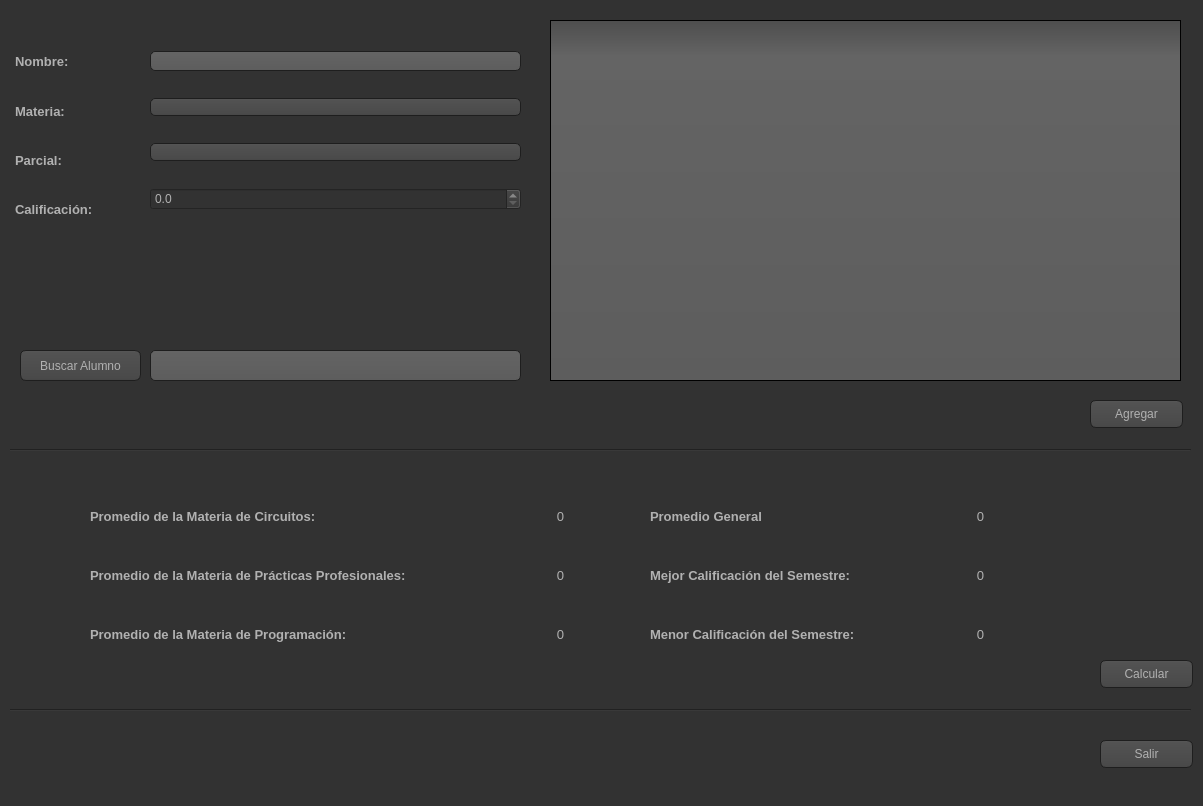
 <widget class="QMainWindow" name="MainWindow">
  <property name="geometry">
   <rect>
    <x>0</x>
    <y>0</y>
    <width>1203</width>
    <height>806</height>
   </rect>
  </property>
  <property name="windowTitle">
   <string>MainWindow</string>
  </property>
  <property name="windowIcon">
   <iconset>
    <normaloff>img/2uY0hj74_400x400.ico</normaloff>img/2uY0hj74_400x400.ico</iconset>
  </property>
  <property name="styleSheet">
   <string notr="true">QToolTip
{
     border: 1px solid black;
     background-color: #ffa02f;
     padding: 1px;
     border-radius: 3px;
     opacity: 100;
}

QWidget
{
    color: #b1b1b1;
    background-color: #323232;
}

QWidget:item:hover
{
    background-color: QLinearGradient( x1: 0, y1: 0, x2: 0, y2: 1, stop: 0 #ffa02f, stop: 1 #ca0619);
    color: #000000;
}

QWidget:item:selected
{
    background-color: QLinearGradient( x1: 0, y1: 0, x2: 0, y2: 1, stop: 0 #ffa02f, stop: 1 #d7801a);
}

QMenuBar::item
{
    background: transparent;
}

QMenuBar::item:selected
{
    background: transparent;
    border: 1px solid #ffaa00;
}

QMenuBar::item:pressed
{
    background: #444;
    border: 1px solid #000;
    background-color: QLinearGradient(
        x1:0, y1:0,
        x2:0, y2:1,
        stop:1 #212121,
        stop:0.4 #343434/*,
        stop:0.2 #343434,
        stop:0.1 #ffaa00*/
    );
    margin-bottom:-1px;
    padding-bottom:1px;
}

QMenu
{
    border: 1px solid #000;
}

QMenu::item
{
    padding: 2px 20px 2px 20px;
}

QMenu::item:selected
{
    color: #000000;
}

QWidget:disabled
{
    color: #404040;
    background-color: #323232;
}

QAbstractItemView
{
    background-color: QLinearGradient( x1: 0, y1: 0, x2: 0, y2: 1, stop: 0 #4d4d4d, stop: 0.1 #646464, stop: 1 #5d5d5d);
}

QWidget:focus
{
    /*border: 2px solid QLinearGradient( x1: 0, y1: 0, x2: 0, y2: 1, stop: 0 #ffa02f, stop: 1 #d7801a);*/
}

QLineEdit
{
    background-color: QLinearGradient( x1: 0, y1: 0, x2: 0, y2: 1, stop: 0 #4d4d4d, stop: 0 #646464, stop: 1 #5d5d5d);
    padding: 1px;
    border-style: solid;
    border: 1px solid #1e1e1e;
    border-radius: 5;
}

QPushButton
{
    color: #b1b1b1;
    background-color: QLinearGradient( x1: 0, y1: 0, x2: 0, y2: 1, stop: 0 #565656, stop: 0.1 #525252, stop: 0.5 #4e4e4e, stop: 0.9 #4a4a4a, stop: 1 #464646);
    border-width: 1px;
    border-color: #1e1e1e;
    border-style: solid;
    border-radius: 6;
    padding: 3px;
    font-size: 12px;
    padding-left: 5px;
    padding-right: 5px;
}

QPushButton:pressed
{
    background-color: QLinearGradient( x1: 0, y1: 0, x2: 0, y2: 1, stop: 0 #2d2d2d, stop: 0.1 #2b2b2b, stop: 0.5 #292929, stop: 0.9 #282828, stop: 1 #252525);
}

QComboBox
{
    selection-background-color: #ffaa00;
    background-color: QLinearGradient( x1: 0, y1: 0, x2: 0, y2: 1, stop: 0 #565656, stop: 0.1 #525252, stop: 0.5 #4e4e4e, stop: 0.9 #4a4a4a, stop: 1 #464646);
    border-style: solid;
    border: 1px solid #1e1e1e;
    border-radius: 5;
}

QComboBox:hover,QPushButton:hover
{
    border: 2px solid QLinearGradient( x1: 0, y1: 0, x2: 0, y2: 1, stop: 0 #ffa02f, stop: 1 #d7801a);
}


QComboBox:on
{
    padding-top: 3px;
    padding-left: 4px;
    background-color: QLinearGradient( x1: 0, y1: 0, x2: 0, y2: 1, stop: 0 #2d2d2d, stop: 0.1 #2b2b2b, stop: 0.5 #292929, stop: 0.9 #282828, stop: 1 #252525);
    selection-background-color: #ffaa00;
}

QComboBox QAbstractItemView
{
    border: 2px solid darkgray;
    selection-background-color: QLinearGradient( x1: 0, y1: 0, x2: 0, y2: 1, stop: 0 #ffa02f, stop: 1 #d7801a);
}

QComboBox::drop-down
{
     subcontrol-origin: padding;
     subcontrol-position: top right;
     width: 15px;

     border-left-width: 0px;
     border-left-color: darkgray;
     border-left-style: solid; /* just a single line */
     border-top-right-radius: 3px; /* same radius as the QComboBox */
     border-bottom-right-radius: 3px;
 }

QComboBox::down-arrow
{
     image: url(:/down_arrow.png);
}

QGroupBox:focus
{
border: 2px solid QLinearGradient( x1: 0, y1: 0, x2: 0, y2: 1, stop: 0 #ffa02f, stop: 1 #d7801a);
}

QTextEdit:focus
{
    border: 2px solid QLinearGradient( x1: 0, y1: 0, x2: 0, y2: 1, stop: 0 #ffa02f, stop: 1 #d7801a);
}

QScrollBar:horizontal {
     border: 1px solid #222222;
     background: QLinearGradient( x1: 0, y1: 0, x2: 0, y2: 1, stop: 0.0 #121212, stop: 0.2 #282828, stop: 1 #484848);
     height: 7px;
     margin: 0px 16px 0 16px;
}

QScrollBar::handle:horizontal
{
      background: QLinearGradient( x1: 0, y1: 0, x2: 1, y2: 0, stop: 0 #ffa02f, stop: 0.5 #d7801a, stop: 1 #ffa02f);
      min-height: 20px;
      border-radius: 2px;
}

QScrollBar::add-line:horizontal {
      border: 1px solid #1b1b19;
      border-radius: 2px;
      background: QLinearGradient( x1: 0, y1: 0, x2: 1, y2: 0, stop: 0 #ffa02f, stop: 1 #d7801a);
      width: 14px;
      subcontrol-position: right;
      subcontrol-origin: margin;
}

QScrollBar::sub-line:horizontal {
      border: 1px solid #1b1b19;
      border-radius: 2px;
      background: QLinearGradient( x1: 0, y1: 0, x2: 1, y2: 0, stop: 0 #ffa02f, stop: 1 #d7801a);
      width: 14px;
     subcontrol-position: left;
     subcontrol-origin: margin;
}

QScrollBar::right-arrow:horizontal, QScrollBar::left-arrow:horizontal
{
      border: 1px solid black;
      width: 1px;
      height: 1px;
      background: white;
}

QScrollBar::add-page:horizontal, QScrollBar::sub-page:horizontal
{
      background: none;
}

QScrollBar:vertical
{
      background: QLinearGradient( x1: 0, y1: 0, x2: 1, y2: 0, stop: 0.0 #121212, stop: 0.2 #282828, stop: 1 #484848);
      width: 7px;
      margin: 16px 0 16px 0;
      border: 1px solid #222222;
}

QScrollBar::handle:vertical
{
      background: QLinearGradient( x1: 0, y1: 0, x2: 0, y2: 1, stop: 0 #ffa02f, stop: 0.5 #d7801a, stop: 1 #ffa02f);
      min-height: 20px;
      border-radius: 2px;
}

QScrollBar::add-line:vertical
{
      border: 1px solid #1b1b19;
      border-radius: 2px;
      background: QLinearGradient( x1: 0, y1: 0, x2: 0, y2: 1, stop: 0 #ffa02f, stop: 1 #d7801a);
      height: 14px;
      subcontrol-position: bottom;
      subcontrol-origin: margin;
}

QScrollBar::sub-line:vertical
{
      border: 1px solid #1b1b19;
      border-radius: 2px;
      background: QLinearGradient( x1: 0, y1: 0, x2: 0, y2: 1, stop: 0 #d7801a, stop: 1 #ffa02f);
      height: 14px;
      subcontrol-position: top;
      subcontrol-origin: margin;
}

QScrollBar::up-arrow:vertical, QScrollBar::down-arrow:vertical
{
      border: 1px solid black;
      width: 1px;
      height: 1px;
      background: white;
}


QScrollBar::add-page:vertical, QScrollBar::sub-page:vertical
{
      background: none;
}

QTextEdit
{
    background-color: #242424;
}

QPlainTextEdit
{
    background-color: #242424;
}

QHeaderView::section
{
    background-color: QLinearGradient(x1:0, y1:0, x2:0, y2:1, stop:0 #616161, stop: 0.5 #505050, stop: 0.6 #434343, stop:1 #656565);
    color: white;
    padding-left: 4px;
    border: 1px solid #6c6c6c;
}

QCheckBox:disabled
{
color: #414141;
}

QDockWidget::title
{
    text-align: center;
    spacing: 3px; /* spacing between items in the tool bar */
    background-color: QLinearGradient(x1:0, y1:0, x2:0, y2:1, stop:0 #323232, stop: 0.5 #242424, stop:1 #323232);
}

QDockWidget::close-button, QDockWidget::float-button
{
    text-align: center;
    spacing: 1px; /* spacing between items in the tool bar */
    background-color: QLinearGradient(x1:0, y1:0, x2:0, y2:1, stop:0 #323232, stop: 0.5 #242424, stop:1 #323232);
}

QDockWidget::close-button:hover, QDockWidget::float-button:hover
{
    background: #242424;
}

QDockWidget::close-button:pressed, QDockWidget::float-button:pressed
{
    padding: 1px -1px -1px 1px;
}

QMainWindow::separator
{
    background-color: QLinearGradient(x1:0, y1:0, x2:0, y2:1, stop:0 #161616, stop: 0.5 #151515, stop: 0.6 #212121, stop:1 #343434);
    color: white;
    padding-left: 4px;
    border: 1px solid #4c4c4c;
    spacing: 3px; /* spacing between items in the tool bar */
}

QMainWindow::separator:hover
{

    background-color: QLinearGradient(x1:0, y1:0, x2:0, y2:1, stop:0 #d7801a, stop:0.5 #b56c17 stop:1 #ffa02f);
    color: white;
    padding-left: 4px;
    border: 1px solid #6c6c6c;
    spacing: 3px; /* spacing between items in the tool bar */
}

QToolBar::handle
{
     spacing: 3px; /* spacing between items in the tool bar */
     background: url(:/images/handle.png);
}

QMenu::separator
{
    height: 2px;
    background-color: QLinearGradient(x1:0, y1:0, x2:0, y2:1, stop:0 #161616, stop: 0.5 #151515, stop: 0.6 #212121, stop:1 #343434);
    color: white;
    padding-left: 4px;
    margin-left: 10px;
    margin-right: 5px;
}

QProgressBar
{
    border: 2px solid grey;
    border-radius: 5px;
    text-align: center;
}

QProgressBar::chunk
{
    background-color: #d7801a;
    width: 2.15px;
    margin: 0.5px;
}

QTabBar::tab {
    color: #b1b1b1;
    border: 1px solid #444;
    border-bottom-style: none;
    background-color: #323232;
    padding-left: 10px;
    padding-right: 10px;
    padding-top: 3px;
    padding-bottom: 2px;
    margin-right: -1px;
}

QTabWidget::pane {
    border: 1px solid #444;
    top: 1px;
}

QTabBar::tab:last
{
    margin-right: 0; /* the last selected tab has nothing to overlap with on the right */
    border-top-right-radius: 3px;
}

QTabBar::tab:first:!selected
{
 margin-left: 0px; /* the last selected tab has nothing to overlap with on the right */


    border-top-left-radius: 3px;
}

QTabBar::tab:!selected
{
    color: #b1b1b1;
    border-bottom-style: solid;
    margin-top: 3px;
    background-color: QLinearGradient(x1:0, y1:0, x2:0, y2:1, stop:1 #212121, stop:.4 #343434);
}

QTabBar::tab:selected
{
    border-top-left-radius: 3px;
    border-top-right-radius: 3px;
    margin-bottom: 0px;
}

QTabBar::tab:!selected:hover
{
    /*border-top: 2px solid #ffaa00;
    padding-bottom: 3px;*/
    border-top-left-radius: 3px;
    border-top-right-radius: 3px;
    background-color: QLinearGradient(x1:0, y1:0, x2:0, y2:1, stop:1 #212121, stop:0.4 #343434, stop:0.2 #343434, stop:0.1 #ffaa00);
}

QRadioButton::indicator:checked, QRadioButton::indicator:unchecked{
    color: #b1b1b1;
    background-color: #323232;
    border: 1px solid #b1b1b1;
    border-radius: 6px;
}

QRadioButton::indicator:checked
{
    background-color: qradialgradient(
        cx: 0.5, cy: 0.5,
        fx: 0.5, fy: 0.5,
        radius: 1.0,
        stop: 0.25 #ffaa00,
        stop: 0.3 #323232
    );
}

QCheckBox::indicator{
    color: #b1b1b1;
    background-color: #323232;
    border: 1px solid #b1b1b1;
    width: 9px;
    height: 9px;
}

QRadioButton::indicator
{
    border-radius: 6px;
}

QRadioButton::indicator:hover, QCheckBox::indicator:hover
{
    border: 1px solid #ffaa00;
}

QCheckBox::indicator:checked
{
    image:url(:/images/checkbox.png);
}

QCheckBox::indicator:disabled, QRadioButton::indicator:disabled
{
    border: 1px solid #444;
}</string>
  </property>
  <widget class="QWidget" name="centralwidget">
   <widget class="QPushButton" name="btnBuscarAlumno">
    <property name="geometry">
     <rect>
      <x>20</x>
      <y>350</y>
      <width>121</width>
      <height>31</height>
     </rect>
    </property>
    <property name="font">
     <font>
      <pointsize>-1</pointsize>
     </font>
    </property>
    <property name="text">
     <string>Buscar Alumno</string>
    </property>
   </widget>
   <widget class="QPushButton" name="btnSalir">
    <property name="geometry">
     <rect>
      <x>1100</x>
      <y>740</y>
      <width>93</width>
      <height>28</height>
     </rect>
    </property>
    <property name="font">
     <font>
      <pointsize>-1</pointsize>
     </font>
    </property>
    <property name="text">
     <string>Salir</string>
    </property>
   </widget>
   <widget class="QTableWidget" name="tblAlumnnos">
    <property name="geometry">
     <rect>
      <x>550</x>
      <y>20</y>
      <width>631</width>
      <height>361</height>
     </rect>
    </property>
    <property name="rowCount">
     <number>0</number>
    </property>
    <property name="columnCount">
     <number>0</number>
    </property>
   </widget>
   <widget class="QPushButton" name="btnAgregar">
    <property name="geometry">
     <rect>
      <x>1090</x>
      <y>400</y>
      <width>93</width>
      <height>28</height>
     </rect>
    </property>
    <property name="font">
     <font>
      <pointsize>-1</pointsize>
     </font>
    </property>
    <property name="text">
     <string>Agregar</string>
    </property>
   </widget>
   <widget class="QLineEdit" name="txtBuscar">
    <property name="geometry">
     <rect>
      <x>150</x>
      <y>350</y>
      <width>371</width>
      <height>31</height>
     </rect>
    </property>
   </widget>
   <widget class="Line" name="line">
    <property name="geometry">
     <rect>
      <x>10</x>
      <y>440</y>
      <width>1181</width>
      <height>20</height>
     </rect>
    </property>
    <property name="orientation">
     <enum>Qt::Horizontal</enum>
    </property>
   </widget>
   <widget class="Line" name="line_2">
    <property name="geometry">
     <rect>
      <x>10</x>
      <y>700</y>
      <width>1181</width>
      <height>20</height>
     </rect>
    </property>
    <property name="orientation">
     <enum>Qt::Horizontal</enum>
    </property>
   </widget>
   <widget class="QPushButton" name="btnCalcular">
    <property name="geometry">
     <rect>
      <x>1100</x>
      <y>660</y>
      <width>93</width>
      <height>28</height>
     </rect>
    </property>
    <property name="font">
     <font>
      <pointsize>-1</pointsize>
     </font>
    </property>
    <property name="text">
     <string>Calcular</string>
    </property>
   </widget>
   <widget class="QWidget" name="">
    <property name="geometry">
     <rect>
      <x>540</x>
      <y>490</y>
      <width>41</width>
      <height>171</height>
     </rect>
    </property>
    <layout class="QGridLayout" name="gridLayout">
     <item row="2" column="0">
      <widget class="QLabel" name="lblProgramacion">
       <property name="font">
        <font>
         <pointsize>10</pointsize>
        </font>
       </property>
       <property name="styleSheet">
        <string notr="true">QToolTip
{
     border: 1px solid black;
     background-color: #ffa02f;
     padding: 1px;
     border-radius: 3px;
     opacity: 100;
}

QWidget
{
    color: #b1b1b1;
    background-color: #323232;
}

QWidget:item:hover
{
    background-color: QLinearGradient( x1: 0, y1: 0, x2: 0, y2: 1, stop: 0 #ffa02f, stop: 1 #ca0619);
    color: #000000;
}

QWidget:item:selected
{
    background-color: QLinearGradient( x1: 0, y1: 0, x2: 0, y2: 1, stop: 0 #ffa02f, stop: 1 #d7801a);
}

QMenuBar::item
{
    background: transparent;
}

QMenuBar::item:selected
{
    background: transparent;
    border: 1px solid #ffaa00;
}

QMenuBar::item:pressed
{
    background: #444;
    border: 1px solid #000;
    background-color: QLinearGradient(
        x1:0, y1:0,
        x2:0, y2:1,
        stop:1 #212121,
        stop:0.4 #343434/*,
        stop:0.2 #343434,
        stop:0.1 #ffaa00*/
    );
    margin-bottom:-1px;
    padding-bottom:1px;
}

QMenu
{
    border: 1px solid #000;
}

QMenu::item
{
    padding: 2px 20px 2px 20px;
}

QMenu::item:selected
{
    color: #000000;
}

QWidget:disabled
{
    color: #404040;
    background-color: #323232;
}

QAbstractItemView
{
    background-color: QLinearGradient( x1: 0, y1: 0, x2: 0, y2: 1, stop: 0 #4d4d4d, stop: 0.1 #646464, stop: 1 #5d5d5d);
}

QWidget:focus
{
    /*border: 2px solid QLinearGradient( x1: 0, y1: 0, x2: 0, y2: 1, stop: 0 #ffa02f, stop: 1 #d7801a);*/
}

QLineEdit
{
    background-color: QLinearGradient( x1: 0, y1: 0, x2: 0, y2: 1, stop: 0 #4d4d4d, stop: 0 #646464, stop: 1 #5d5d5d);
    padding: 1px;
    border-style: solid;
    border: 1px solid #1e1e1e;
    border-radius: 5;
}

QPushButton
{
    color: #b1b1b1;
    background-color: QLinearGradient( x1: 0, y1: 0, x2: 0, y2: 1, stop: 0 #565656, stop: 0.1 #525252, stop: 0.5 #4e4e4e, stop: 0.9 #4a4a4a, stop: 1 #464646);
    border-width: 1px;
    border-color: #1e1e1e;
    border-style: solid;
    border-radius: 6;
    padding: 3px;
    font-size: 12px;
    padding-left: 5px;
    padding-right: 5px;
}

QPushButton:pressed
{
    background-color: QLinearGradient( x1: 0, y1: 0, x2: 0, y2: 1, stop: 0 #2d2d2d, stop: 0.1 #2b2b2b, stop: 0.5 #292929, stop: 0.9 #282828, stop: 1 #252525);
}

QComboBox
{
    selection-background-color: #ffaa00;
    background-color: QLinearGradient( x1: 0, y1: 0, x2: 0, y2: 1, stop: 0 #565656, stop: 0.1 #525252, stop: 0.5 #4e4e4e, stop: 0.9 #4a4a4a, stop: 1 #464646);
    border-style: solid;
    border: 1px solid #1e1e1e;
    border-radius: 5;
}

QComboBox:hover,QPushButton:hover
{
    border: 2px solid QLinearGradient( x1: 0, y1: 0, x2: 0, y2: 1, stop: 0 #ffa02f, stop: 1 #d7801a);
}


QComboBox:on
{
    padding-top: 3px;
    padding-left: 4px;
    background-color: QLinearGradient( x1: 0, y1: 0, x2: 0, y2: 1, stop: 0 #2d2d2d, stop: 0.1 #2b2b2b, stop: 0.5 #292929, stop: 0.9 #282828, stop: 1 #252525);
    selection-background-color: #ffaa00;
}

QComboBox QAbstractItemView
{
    border: 2px solid darkgray;
    selection-background-color: QLinearGradient( x1: 0, y1: 0, x2: 0, y2: 1, stop: 0 #ffa02f, stop: 1 #d7801a);
}

QComboBox::drop-down
{
     subcontrol-origin: padding;
     subcontrol-position: top right;
     width: 15px;

     border-left-width: 0px;
     border-left-color: darkgray;
     border-left-style: solid; /* just a single line */
     border-top-right-radius: 3px; /* same radius as the QComboBox */
     border-bottom-right-radius: 3px;
 }

QComboBox::down-arrow
{
     image: url(:/down_arrow.png);
}

QGroupBox:focus
{
border: 2px solid QLinearGradient( x1: 0, y1: 0, x2: 0, y2: 1, stop: 0 #ffa02f, stop: 1 #d7801a);
}

QTextEdit:focus
{
    border: 2px solid QLinearGradient( x1: 0, y1: 0, x2: 0, y2: 1, stop: 0 #ffa02f, stop: 1 #d7801a);
}

QScrollBar:horizontal {
     border: 1px solid #222222;
     background: QLinearGradient( x1: 0, y1: 0, x2: 0, y2: 1, stop: 0.0 #121212, stop: 0.2 #282828, stop: 1 #484848);
     height: 7px;
     margin: 0px 16px 0 16px;
}

QScrollBar::handle:horizontal
{
      background: QLinearGradient( x1: 0, y1: 0, x2: 1, y2: 0, stop: 0 #ffa02f, stop: 0.5 #d7801a, stop: 1 #ffa02f);
      min-height: 20px;
      border-radius: 2px;
}

QScrollBar::add-line:horizontal {
      border: 1px solid #1b1b19;
      border-radius: 2px;
      background: QLinearGradient( x1: 0, y1: 0, x2: 1, y2: 0, stop: 0 #ffa02f, stop: 1 #d7801a);
      width: 14px;
      subcontrol-position: right;
      subcontrol-origin: margin;
}

QScrollBar::sub-line:horizontal {
      border: 1px solid #1b1b19;
      border-radius: 2px;
      background: QLinearGradient( x1: 0, y1: 0, x2: 1, y2: 0, stop: 0 #ffa02f, stop: 1 #d7801a);
      width: 14px;
     subcontrol-position: left;
     subcontrol-origin: margin;
}

QScrollBar::right-arrow:horizontal, QScrollBar::left-arrow:horizontal
{
      border: 1px solid black;
      width: 1px;
      height: 1px;
      background: white;
}

QScrollBar::add-page:horizontal, QScrollBar::sub-page:horizontal
{
      background: none;
}

QScrollBar:vertical
{
      background: QLinearGradient( x1: 0, y1: 0, x2: 1, y2: 0, stop: 0.0 #121212, stop: 0.2 #282828, stop: 1 #484848);
      width: 7px;
      margin: 16px 0 16px 0;
      border: 1px solid #222222;
}

QScrollBar::handle:vertical
{
      background: QLinearGradient( x1: 0, y1: 0, x2: 0, y2: 1, stop: 0 #ffa02f, stop: 0.5 #d7801a, stop: 1 #ffa02f);
      min-height: 20px;
      border-radius: 2px;
}

QScrollBar::add-line:vertical
{
      border: 1px solid #1b1b19;
      border-radius: 2px;
      background: QLinearGradient( x1: 0, y1: 0, x2: 0, y2: 1, stop: 0 #ffa02f, stop: 1 #d7801a);
      height: 14px;
      subcontrol-position: bottom;
      subcontrol-origin: margin;
}

QScrollBar::sub-line:vertical
{
      border: 1px solid #1b1b19;
      border-radius: 2px;
      background: QLinearGradient( x1: 0, y1: 0, x2: 0, y2: 1, stop: 0 #d7801a, stop: 1 #ffa02f);
      height: 14px;
      subcontrol-position: top;
      subcontrol-origin: margin;
}

QScrollBar::up-arrow:vertical, QScrollBar::down-arrow:vertical
{
      border: 1px solid black;
      width: 1px;
      height: 1px;
      background: white;
}


QScrollBar::add-page:vertical, QScrollBar::sub-page:vertical
{
      background: none;
}

QTextEdit
{
    background-color: #242424;
}

QPlainTextEdit
{
    background-color: #242424;
}

QHeaderView::section
{
    background-color: QLinearGradient(x1:0, y1:0, x2:0, y2:1, stop:0 #616161, stop: 0.5 #505050, stop: 0.6 #434343, stop:1 #656565);
    color: white;
    padding-left: 4px;
    border: 1px solid #6c6c6c;
}

QCheckBox:disabled
{
color: #414141;
}

QDockWidget::title
{
    text-align: center;
    spacing: 3px; /* spacing between items in the tool bar */
    background-color: QLinearGradient(x1:0, y1:0, x2:0, y2:1, stop:0 #323232, stop: 0.5 #242424, stop:1 #323232);
}

QDockWidget::close-button, QDockWidget::float-button
{
    text-align: center;
    spacing: 1px; /* spacing between items in the tool bar */
    background-color: QLinearGradient(x1:0, y1:0, x2:0, y2:1, stop:0 #323232, stop: 0.5 #242424, stop:1 #323232);
}

QDockWidget::close-button:hover, QDockWidget::float-button:hover
{
    background: #242424;
}

QDockWidget::close-button:pressed, QDockWidget::float-button:pressed
{
    padding: 1px -1px -1px 1px;
}

QMainWindow::separator
{
    background-color: QLinearGradient(x1:0, y1:0, x2:0, y2:1, stop:0 #161616, stop: 0.5 #151515, stop: 0.6 #212121, stop:1 #343434);
    color: white;
    padding-left: 4px;
    border: 1px solid #4c4c4c;
    spacing: 3px; /* spacing between items in the tool bar */
}

QMainWindow::separator:hover
{

    background-color: QLinearGradient(x1:0, y1:0, x2:0, y2:1, stop:0 #d7801a, stop:0.5 #b56c17 stop:1 #ffa02f);
    color: white;
    padding-left: 4px;
    border: 1px solid #6c6c6c;
    spacing: 3px; /* spacing between items in the tool bar */
}

QToolBar::handle
{
     spacing: 3px; /* spacing between items in the tool bar */
     background: url(:/images/handle.png);
}

QMenu::separator
{
    height: 2px;
    background-color: QLinearGradient(x1:0, y1:0, x2:0, y2:1, stop:0 #161616, stop: 0.5 #151515, stop: 0.6 #212121, stop:1 #343434);
    color: white;
    padding-left: 4px;
    margin-left: 10px;
    margin-right: 5px;
}

QProgressBar
{
    border: 2px solid grey;
    border-radius: 5px;
    text-align: center;
}

QProgressBar::chunk
{
    background-color: #d7801a;
    width: 2.15px;
    margin: 0.5px;
}

QTabBar::tab {
    color: #b1b1b1;
    border: 1px solid #444;
    border-bottom-style: none;
    background-color: #323232;
    padding-left: 10px;
    padding-right: 10px;
    padding-top: 3px;
    padding-bottom: 2px;
    margin-right: -1px;
}

QTabWidget::pane {
    border: 1px solid #444;
    top: 1px;
}

QTabBar::tab:last
{
    margin-right: 0; /* the last selected tab has nothing to overlap with on the right */
    border-top-right-radius: 3px;
}

QTabBar::tab:first:!selected
{
 margin-left: 0px; /* the last selected tab has nothing to overlap with on the right */


    border-top-left-radius: 3px;
}

QTabBar::tab:!selected
{
    color: #b1b1b1;
    border-bottom-style: solid;
    margin-top: 3px;
    background-color: QLinearGradient(x1:0, y1:0, x2:0, y2:1, stop:1 #212121, stop:.4 #343434);
}

QTabBar::tab:selected
{
    border-top-left-radius: 3px;
    border-top-right-radius: 3px;
    margin-bottom: 0px;
}

QTabBar::tab:!selected:hover
{
    /*border-top: 2px solid #ffaa00;
    padding-bottom: 3px;*/
    border-top-left-radius: 3px;
    border-top-right-radius: 3px;
    background-color: QLinearGradient(x1:0, y1:0, x2:0, y2:1, stop:1 #212121, stop:0.4 #343434, stop:0.2 #343434, stop:0.1 #ffaa00);
}

QRadioButton::indicator:checked, QRadioButton::indicator:unchecked{
    color: #b1b1b1;
    background-color: #323232;
    border: 1px solid #b1b1b1;
    border-radius: 6px;
}

QRadioButton::indicator:checked
{
    background-color: qradialgradient(
        cx: 0.5, cy: 0.5,
        fx: 0.5, fy: 0.5,
        radius: 1.0,
        stop: 0.25 #ffaa00,
        stop: 0.3 #323232
    );
}

QCheckBox::indicator{
    color: #b1b1b1;
    background-color: #323232;
    border: 1px solid #b1b1b1;
    width: 9px;
    height: 9px;
}

QRadioButton::indicator
{
    border-radius: 6px;
}

QRadioButton::indicator:hover, QCheckBox::indicator:hover
{
    border: 1px solid #ffaa00;
}

QCheckBox::indicator:checked
{
    image:url(:/images/checkbox.png);
}

QCheckBox::indicator:disabled, QRadioButton::indicator:disabled
{
    border: 1px solid #444;
}</string>
       </property>
       <property name="text">
        <string>0</string>
       </property>
       <property name="alignment">
        <set>Qt::AlignCenter</set>
       </property>
      </widget>
     </item>
     <item row="0" column="0">
      <widget class="QLabel" name="lblCircuitos">
       <property name="font">
        <font>
         <pointsize>10</pointsize>
        </font>
       </property>
       <property name="text">
        <string>0</string>
       </property>
       <property name="alignment">
        <set>Qt::AlignCenter</set>
       </property>
      </widget>
     </item>
     <item row="1" column="0">
      <widget class="QLabel" name="lblPracticas">
       <property name="font">
        <font>
         <pointsize>10</pointsize>
        </font>
       </property>
       <property name="text">
        <string>0</string>
       </property>
       <property name="alignment">
        <set>Qt::AlignCenter</set>
       </property>
      </widget>
     </item>
    </layout>
   </widget>
   <widget class="QWidget" name="">
    <property name="geometry">
     <rect>
      <x>90</x>
      <y>490</y>
      <width>434</width>
      <height>171</height>
     </rect>
    </property>
    <layout class="QGridLayout" name="gridLayout_2">
     <item row="0" column="0">
      <widget class="QLabel" name="label_3">
       <property name="font">
        <font>
         <pointsize>10</pointsize>
         <weight>75</weight>
         <bold>true</bold>
        </font>
       </property>
       <property name="text">
        <string>Promedio de la Materia de Circuitos:</string>
       </property>
      </widget>
     </item>
     <item row="1" column="0">
      <widget class="QLabel" name="label_5">
       <property name="font">
        <font>
         <pointsize>10</pointsize>
         <weight>75</weight>
         <bold>true</bold>
        </font>
       </property>
       <property name="text">
        <string>Promedio de la Materia de Prácticas Profesionales:</string>
       </property>
      </widget>
     </item>
     <item row="2" column="0">
      <widget class="QLabel" name="label">
       <property name="font">
        <font>
         <pointsize>10</pointsize>
         <weight>75</weight>
         <bold>true</bold>
        </font>
       </property>
       <property name="text">
        <string>Promedio de la Materia de Programación:</string>
       </property>
      </widget>
     </item>
    </layout>
   </widget>
   <widget class="QWidget" name="">
    <property name="geometry">
     <rect>
      <x>960</x>
      <y>490</y>
      <width>41</width>
      <height>171</height>
     </rect>
    </property>
    <layout class="QGridLayout" name="gridLayout_3">
     <item row="0" column="0">
      <widget class="QLabel" name="lblPromGeneral">
       <property name="font">
        <font>
         <pointsize>10</pointsize>
        </font>
       </property>
       <property name="text">
        <string>0</string>
       </property>
       <property name="alignment">
        <set>Qt::AlignCenter</set>
       </property>
      </widget>
     </item>
     <item row="1" column="0">
      <widget class="QLabel" name="lblMejorCal">
       <property name="font">
        <font>
         <pointsize>10</pointsize>
        </font>
       </property>
       <property name="text">
        <string>0</string>
       </property>
       <property name="alignment">
        <set>Qt::AlignCenter</set>
       </property>
      </widget>
     </item>
     <item row="2" column="0">
      <widget class="QLabel" name="lblMenorCal">
       <property name="font">
        <font>
         <pointsize>10</pointsize>
        </font>
       </property>
       <property name="text">
        <string>0</string>
       </property>
       <property name="alignment">
        <set>Qt::AlignCenter</set>
       </property>
      </widget>
     </item>
    </layout>
   </widget>
   <widget class="QWidget" name="">
    <property name="geometry">
     <rect>
      <x>650</x>
      <y>490</y>
      <width>281</width>
      <height>171</height>
     </rect>
    </property>
    <layout class="QGridLayout" name="gridLayout_4">
     <item row="0" column="0">
      <widget class="QLabel" name="label_10">
       <property name="font">
        <font>
         <pointsize>10</pointsize>
         <weight>75</weight>
         <bold>true</bold>
        </font>
       </property>
       <property name="text">
        <string>Promedio General</string>
       </property>
      </widget>
     </item>
     <item row="1" column="0">
      <widget class="QLabel" name="label_7">
       <property name="font">
        <font>
         <pointsize>10</pointsize>
         <weight>75</weight>
         <bold>true</bold>
        </font>
       </property>
       <property name="text">
        <string>Mejor Calificación del Semestre:</string>
       </property>
      </widget>
     </item>
     <item row="2" column="0">
      <widget class="QLabel" name="label_9">
       <property name="font">
        <font>
         <pointsize>10</pointsize>
         <weight>75</weight>
         <bold>true</bold>
        </font>
       </property>
       <property name="text">
        <string>Menor Calificación del Semestre:</string>
       </property>
      </widget>
     </item>
    </layout>
   </widget>
   <widget class="QWidget" name="">
    <property name="geometry">
     <rect>
      <x>15</x>
      <y>40</y>
      <width>106</width>
      <height>191</height>
     </rect>
    </property>
    <layout class="QGridLayout" name="gridLayout_5">
     <item row="0" column="0">
      <widget class="QLabel" name="label_2">
       <property name="font">
        <font>
         <pointsize>10</pointsize>
         <weight>75</weight>
         <bold>true</bold>
        </font>
       </property>
       <property name="text">
        <string>Nombre:</string>
       </property>
      </widget>
     </item>
     <item row="1" column="0">
      <widget class="QLabel" name="label_8">
       <property name="font">
        <font>
         <pointsize>10</pointsize>
         <weight>75</weight>
         <bold>true</bold>
        </font>
       </property>
       <property name="text">
        <string>Materia:</string>
       </property>
      </widget>
     </item>
     <item row="2" column="0">
      <widget class="QLabel" name="label_4">
       <property name="font">
        <font>
         <pointsize>10</pointsize>
         <weight>75</weight>
         <bold>true</bold>
        </font>
       </property>
       <property name="text">
        <string>Parcial:</string>
       </property>
      </widget>
     </item>
     <item row="3" column="0">
      <widget class="QLabel" name="label_6">
       <property name="font">
        <font>
         <pointsize>10</pointsize>
         <weight>75</weight>
         <bold>true</bold>
        </font>
       </property>
       <property name="text">
        <string>Calificación:</string>
       </property>
      </widget>
     </item>
    </layout>
   </widget>
   <widget class="QWidget" name="">
    <property name="geometry">
     <rect>
      <x>150</x>
      <y>30</y>
      <width>371</width>
      <height>201</height>
     </rect>
    </property>
    <layout class="QGridLayout" name="gridLayout_6">
     <item row="0" column="0">
      <widget class="QLineEdit" name="txtNombre"/>
     </item>
     <item row="1" column="0">
      <widget class="QComboBox" name="cmbMaterias"/>
     </item>
     <item row="2" column="0">
      <widget class="QComboBox" name="cmbParciales"/>
     </item>
     <item row="3" column="0">
      <widget class="QDoubleSpinBox" name="dsbCalificacion">
       <property name="decimals">
        <number>1</number>
       </property>
       <property name="maximum">
        <double>10.000000000000000</double>
       </property>
      </widget>
     </item>
    </layout>
   </widget>
  </widget>
  <widget class="QStatusBar" name="statusbar"/>
 </widget>
